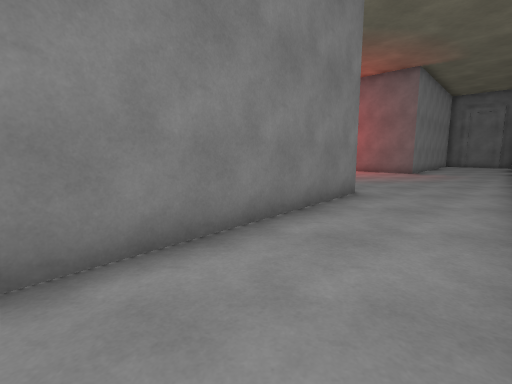
View 1 (above)

18 first-person views from a walk through a scene from a Unity 3-D project. The camera is 1.25 m above the floor, tilts 8° down and sees 85° across. The floor is counted in squares, 1.19 m on a side. Each view is taken from the middle of a square. On the plan, view 1 faces up. The plan holds only what a view shows up to about 12 squares ahead; the rest is blank. The place goes on beyond the plan. The player character is not drawn. Surface patterns are stand-ins for the level's own textures.

View 2
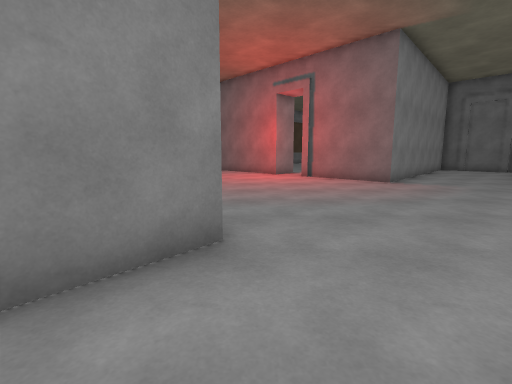

View 3
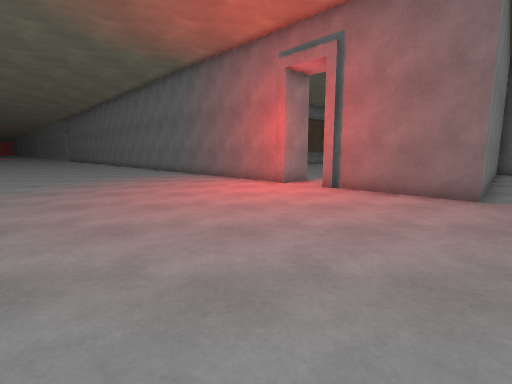

View 4
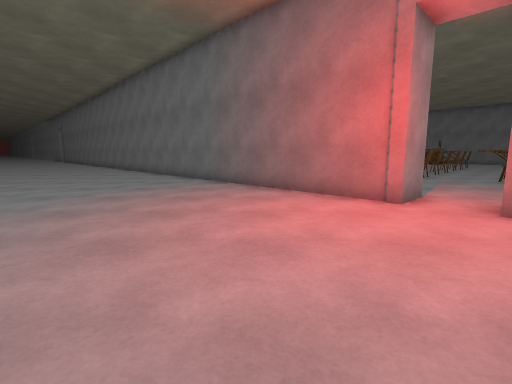

View 5
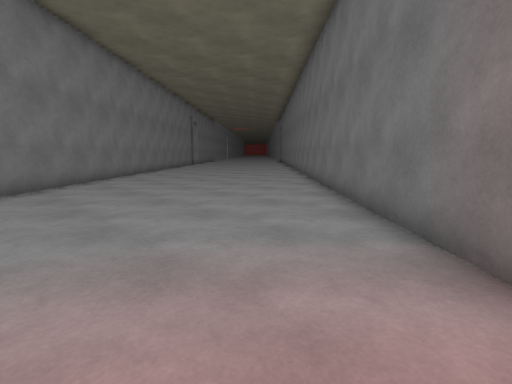

View 6
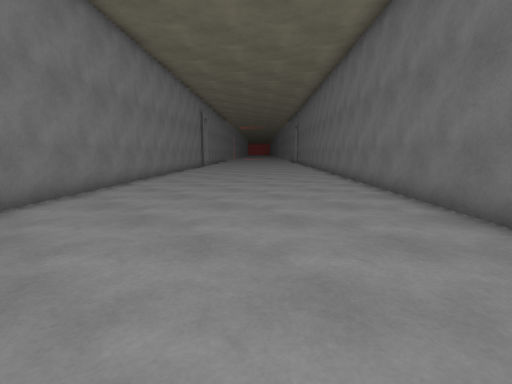

View 7
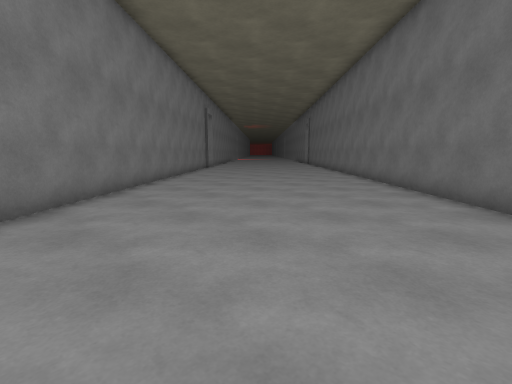

View 8
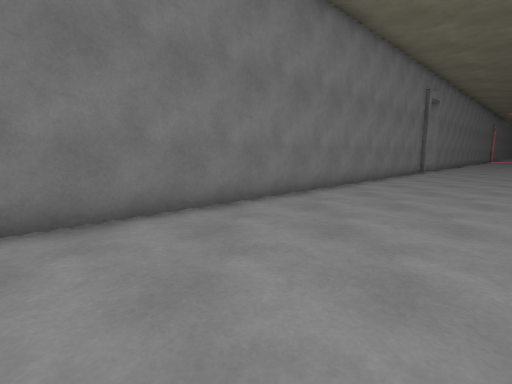

View 9
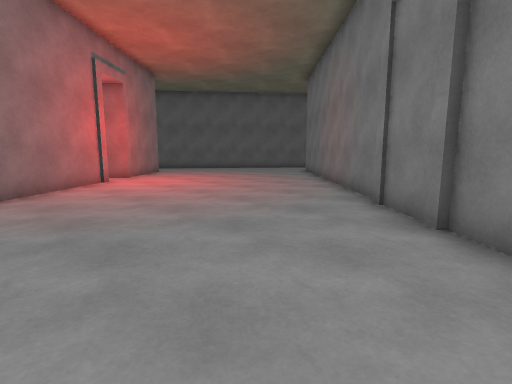

View 10
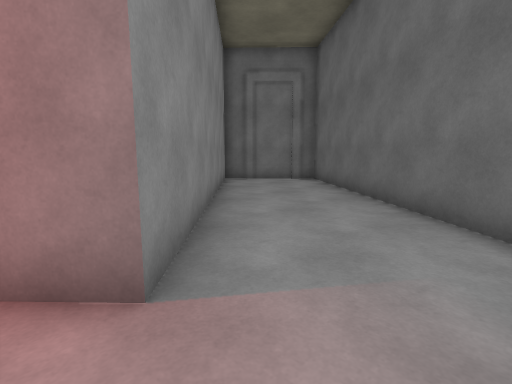

View 11
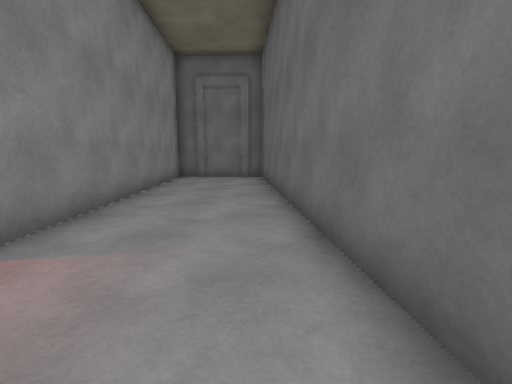

View 12
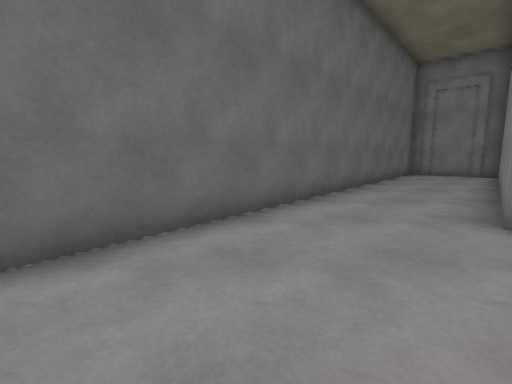

View 13
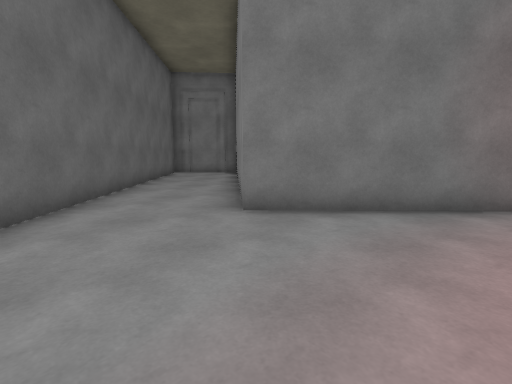

View 14
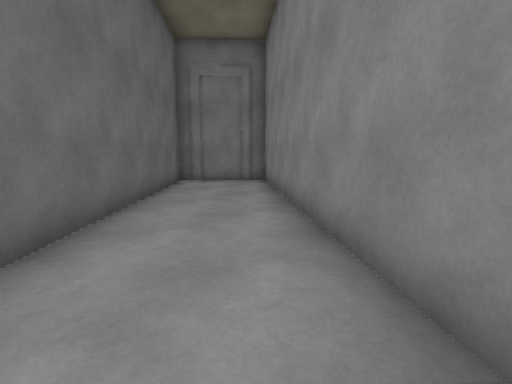

View 15
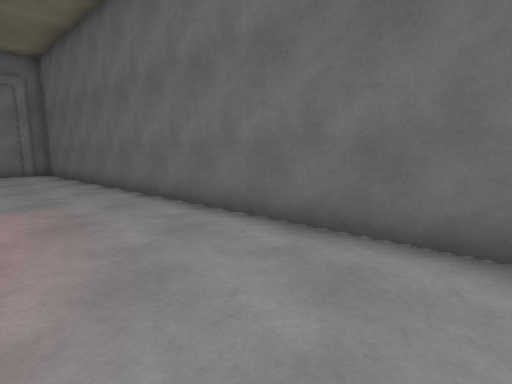

View 16
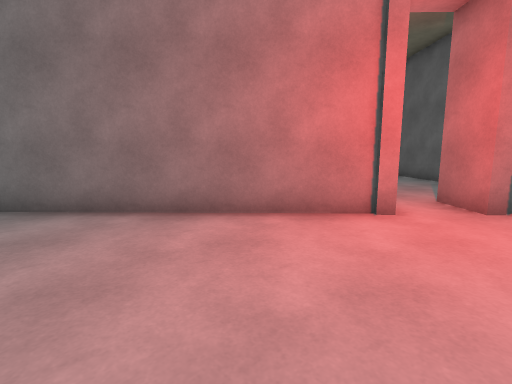

View 17
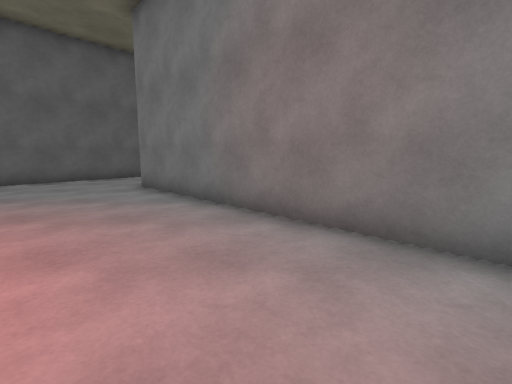

View 18
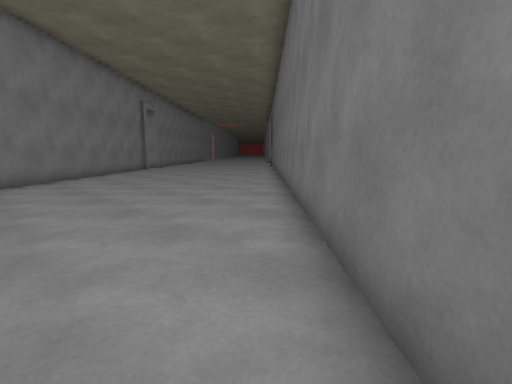

### Floor plan
Points are (right, up) in squares from view 1. A wall is a line through its corners. A room is listed if a view was taken in it or the views show most of it. See-through windows are left out.
Room 1 (views 1, 2, 3, 4, 5, 6, 7, 8, 9, 10, 11, 12, 13, 14, 15, 16, 17, 18)
walls: (-7, 17.3) (2.6, 7.3) (-3.9, -0.4) (-1.5, -2.6) (10.3, 10.9); (5, 18.6) (4, 17.6) (-9.2, 31.5); (7.7, 13.7) (5, 16.5) (6.1, 17.5); (-19.1, 30) (-8.9, 19.3)
ways out: opening at (8.5, 12.5) to room 2
Room 2 (no view inside)
walls: (16.5, 18.6) (14.2, 21) (7.7, 13.7); (10.3, 10.9) (16.5, 18.1)
ways out: opening at (8.5, 12.5) to room 1

Where each view was taken, in squares from view 1:
view 1: 0 up, 0 right, facing up
view 2: 4 up, 3 right, facing up
view 3: 8 up, 3 right, facing up
view 4: 12 up, 1 right, facing up
view 5: 19 up, 0 right, facing up-left
view 6: 20 up, 3 left, facing up-left
view 7: 21 up, 5 left, facing up-left
view 8: 24 up, 7 left, facing left
view 9: 21 up, 7 left, facing down-right
view 10: 12 up, 7 right, facing up-right
view 11: 10 up, 8 right, facing up-right
view 12: 11 up, 6 right, facing down
view 13: 11 up, 6 right, facing down-left
view 14: 7 up, 4 right, facing down-left
view 15: 9 up, 4 right, facing right
view 16: 16 up, 1 left, facing up-right
view 17: 16 up, 1 left, facing down
view 18: 25 up, 4 left, facing up-left
